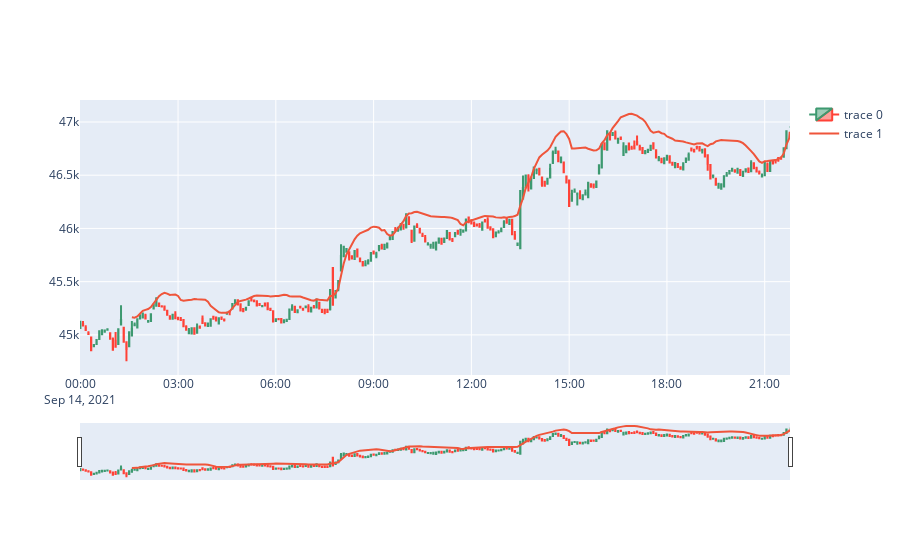

Notebook code for this chart:
### Code cell
plot_indicators(data, data['bb_bbh'].values)

### Figure 1 — Plotly figure (JSON) as saved in the notebook; plotly's stock layout.template omitted (floating-point values rounded to 4 significant figures; data arrays with more than 128 entries replaced by an {"elided": "..."} marker saying what was removed)
{"data": [{"close": {"elided": "263 float values"}, "high": {"elided": "263 float values"}, "low": {"elided": "263 float values"}, "open": {"elided": "263 float values"}, "type": "candlestick", "x": {"elided": "263 str values"}}, {"type": "scatter", "x": {"elided": "263 str values"}, "y": {"elided": "263 float values"}}], "layout": {}}
